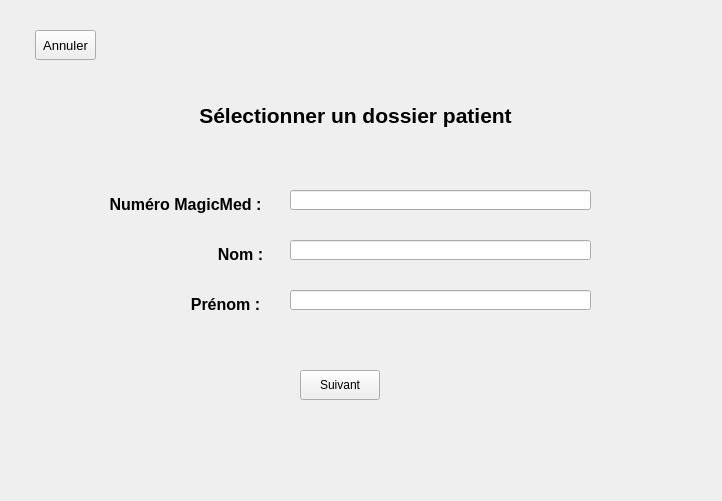
<?xml version="1.0" encoding="UTF-8"?>
<ui version="4.0">
 <class>Frame</class>
 <widget class="QFrame" name="Frame">
  <property name="geometry">
   <rect>
    <x>0</x>
    <y>0</y>
    <width>722</width>
    <height>501</height>
   </rect>
  </property>
  <property name="windowTitle">
   <string>Frame</string>
  </property>
  <widget class="QLabel" name="label_numeroMagic">
   <property name="geometry">
    <rect>
     <x>20</x>
     <y>190</y>
     <width>331</width>
     <height>30</height>
    </rect>
   </property>
   <property name="font">
    <font>
     <pointsize>12</pointsize>
     <weight>75</weight>
     <bold>true</bold>
    </font>
   </property>
   <property name="text">
    <string>&lt;html&gt;&lt;head/&gt;&lt;body&gt;&lt;p align=&quot;center&quot;&gt;Numéro MagicMed :&lt;/p&gt;&lt;/body&gt;&lt;/html&gt;</string>
   </property>
  </widget>
  <widget class="QPushButton" name="pushButton_annuler">
   <property name="geometry">
    <rect>
     <x>35</x>
     <y>30</y>
     <width>61</width>
     <height>30</height>
    </rect>
   </property>
   <property name="font">
    <font>
     <pointsize>10</pointsize>
     <weight>50</weight>
     <bold>false</bold>
    </font>
   </property>
   <property name="text">
    <string>Annuler</string>
   </property>
  </widget>
  <widget class="QLabel" name="label_titre">
   <property name="geometry">
    <rect>
     <x>50</x>
     <y>70</y>
     <width>611</width>
     <height>91</height>
    </rect>
   </property>
   <property name="font">
    <font>
     <pointsize>16</pointsize>
     <weight>75</weight>
     <bold>true</bold>
    </font>
   </property>
   <property name="text">
    <string>&lt;html&gt;&lt;head/&gt;&lt;body&gt;&lt;p align=&quot;center&quot;&gt;Sélectionner un dossier patient&lt;/p&gt;&lt;/body&gt;&lt;/html&gt;</string>
   </property>
  </widget>
  <widget class="QLineEdit" name="lineEdit_numeroMagic">
   <property name="geometry">
    <rect>
     <x>290</x>
     <y>190</y>
     <width>301</width>
     <height>20</height>
    </rect>
   </property>
  </widget>
  <widget class="QLineEdit" name="lineEdit_nom">
   <property name="geometry">
    <rect>
     <x>290</x>
     <y>240</y>
     <width>301</width>
     <height>20</height>
    </rect>
   </property>
  </widget>
  <widget class="QLabel" name="label_nom">
   <property name="geometry">
    <rect>
     <x>190</x>
     <y>240</y>
     <width>101</width>
     <height>30</height>
    </rect>
   </property>
   <property name="font">
    <font>
     <pointsize>12</pointsize>
     <weight>75</weight>
     <bold>true</bold>
    </font>
   </property>
   <property name="text">
    <string>&lt;html&gt;&lt;head/&gt;&lt;body&gt;&lt;p align=&quot;center&quot;&gt;Nom :&lt;/p&gt;&lt;/body&gt;&lt;/html&gt;</string>
   </property>
  </widget>
  <widget class="QLineEdit" name="lineEdit_prenom">
   <property name="geometry">
    <rect>
     <x>290</x>
     <y>290</y>
     <width>301</width>
     <height>20</height>
    </rect>
   </property>
  </widget>
  <widget class="QLabel" name="label_prenom">
   <property name="geometry">
    <rect>
     <x>160</x>
     <y>290</y>
     <width>131</width>
     <height>30</height>
    </rect>
   </property>
   <property name="font">
    <font>
     <pointsize>12</pointsize>
     <weight>75</weight>
     <bold>true</bold>
    </font>
   </property>
   <property name="text">
    <string>&lt;html&gt;&lt;head/&gt;&lt;body&gt;&lt;p align=&quot;center&quot;&gt;Prénom :&lt;/p&gt;&lt;/body&gt;&lt;/html&gt;</string>
   </property>
  </widget>
  <widget class="QPushButton" name="pushButton_recherche">
   <property name="geometry">
    <rect>
     <x>300</x>
     <y>370</y>
     <width>80</width>
     <height>30</height>
    </rect>
   </property>
   <property name="text">
    <string>Suivant</string>
   </property>
  </widget>
 </widget>
 <resources/>
 <connections/>
</ui>
